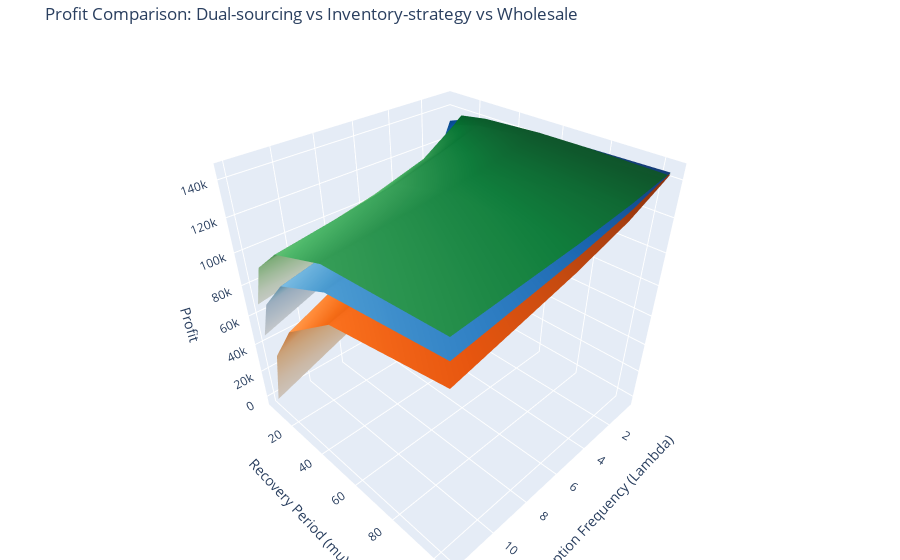

Notebook cell for this chart:
### Code cell
import pandas as pd
import plotly.graph_objects as go

# 1. 설정할 disruption frequencies와 recovery periods
recovery_periods = [6.5, 13, 26, 52, 104]
disruption_frequencies = [0.5, 1, 3, 6, 12]

# 2. 데이터를 저장할 리스트 생성
dual_profit_data = []
inventory_profit_data = []
wholesale_profit_data = []

# 3. Dual-sourcing 데이터 수집
for recovery in recovery_periods:
    row = []
    for disruption in disruption_frequencies:
        file_name = f"Data_Dual-sourcing_{disruption}_{recovery}_0.1.csv"
        try:
            df = pd.read_csv(file_name)
            profit = df['profit'].iloc[-1]  # 마지막 tick의 profit 사용
            profit = profit / 200
            row.append(profit)
        except FileNotFoundError:
            row.append(None)
    dual_profit_data.append(row)

# 4. Inventory-strategy 데이터 수집
for recovery in recovery_periods:
    row = []
    for disruption in disruption_frequencies:
        file_name = f"Data_inventory-strategy_{disruption}_{recovery}_0.1.csv"
        try:
            df = pd.read_csv(file_name)
            profit = df['profit'].iloc[-1]  # 마지막 tick의 profit 사용
            profit = profit / 200 
            row.append(profit)
        except FileNotFoundError:
            row.append(None)
    inventory_profit_data.append(row)

# 5. Wholesale 데이터 수집
for recovery in recovery_periods:
    row = []
    for disruption in disruption_frequencies:
        file_name = f"Data_Wholesale_{disruption}_{recovery}_0.1.csv"
        try:
            df = pd.read_csv(file_name)
            profit = df['profit'].iloc[-1]  # 마지막 tick의 profit 사용
            profit = profit / 200
            row.append(profit)
        except FileNotFoundError:
            row.append(None)
    wholesale_profit_data.append(row)


# 6. Surface Plot 생성
fig = go.Figure()

# Dual-sourcing Profit Surface
fig.add_trace(go.Surface(
    z=dual_profit_data,
    x=disruption_frequencies,
    y=recovery_periods,
    colorscale='Blues',
    name='Dual-sourcing Profit',
    showscale=False
))

# Inventory-strategy Profit Surface
fig.add_trace(go.Surface(
    z=inventory_profit_data,
    x=disruption_frequencies,
    y=recovery_periods,
    colorscale='Greens',
    name='Inventory-strategy Profit',
    showscale=False
))

# Wholesale Profit Surface
fig.add_trace(go.Surface(
    z=wholesale_profit_data,
    x=disruption_frequencies,
    y=recovery_periods,
    colorscale='Oranges',
    name='Wholesale Profit',
    showscale=False
))

# 7. 그래프 레이아웃 설정
fig.update_layout(
    title="Profit Comparison: Dual-sourcing vs Inventory-strategy vs Wholesale",
    scene=dict(
        xaxis_title='Disruption Frequency (Lambda)',
        yaxis_title='Recovery Period (mu)',
        zaxis_title='Profit'
    ),
    margin=dict(l=0, r=0, b=0, t=40)
)

# 8. 그래프 표시
fig.show()

# 9. HTML로 저장
fig.write_html("profit_surface_plot_comparison.html")

### Figure 1 — Plotly figure (JSON) as saved in the notebook; plotly's stock layout.template omitted (floating-point values rounded to 4 significant figures)
{"data": [{"colorscale": [[0, "rgb(247,251,255)"], [0.125, "rgb(222,235,247)"], [0.25, "rgb(198,219,239)"], [0.375, "rgb(158,202,225)"], [0.5, "rgb(107,174,214)"], [0.625, "rgb(66,146,198)"], [0.75, "rgb(33,113,181)"], [0.875, "rgb(8,81,156)"], [1, "rgb(8,48,107)"]], "name": "Dual-sourcing Profit", "showscale": false, "type": "surface", "x": [0.5, 1, 3, 6, 12], "y": [6.5, 13, 26, 52, 104], "z": [[132200.0, 120200.0, 89190.0, 72550.0, 46370.0], [135200.0, 129600.0, 111000.0, 90170.0, 72490.0], [140500.0, 135700.0, 123200.0, 110400.0, 93440.0], [142200.0, 139700.0, 131608, 122900.0, 108700.0], [143700.0, 141800.0, 135000.0, 127800.0, 116800.0]]}, {"colorscale": [[0, "rgb(247,252,245)"], [0.125, "rgb(229,245,224)"], [0.25, "rgb(199,233,192)"], [0.375, "rgb(161,217,155)"], [0.5, "rgb(116,196,118)"], [0.625, "rgb(65,171,93)"], [0.75, "rgb(35,139,69)"], [0.875, "rgb(0,109,44)"], [1, "rgb(0,68,27)"]], "name": "Inventory-strategy Profit", "showscale": false, "type": "surface", "x": [0.5, 1, 3, 6, 12], "y": [6.5, 13, 26, 52, 104], "z": [[127300.0, 118100.0, 99670.0, 80710.0, 67780.0], [137900.0, 133700.0, 119600.0, 109800.0, 95380.0], [140600.0, 138100.0, 131600.0, 122500.0, 111400.0], [142500.0, 141400.0, 136800.0, 130700.0, 123400.0], [143200.0, 142700.0, 138700.0, 134500.0, 127900.0]]}, {"colorscale": [[0, "rgb(255,245,235)"], [0.125, "rgb(254,230,206)"], [0.25, "rgb(253,208,162)"], [0.375, "rgb(253,174,107)"], [0.5, "rgb(253,141,60)"], [0.625, "rgb(241,105,19)"], [0.75, "rgb(217,72,1)"], [0.875, "rgb(166,54,3)"], [1, "rgb(127,39,4)"]], "name": "Wholesale Profit", "showscale": false, "type": "surface", "x": [0.5, 1, 3, 6, 12], "y": [6.5, 13, 26, 52, 104], "z": [[127500.0, 108539, 71028, 26248, -2281], [135521, 127400.0, 98330.0, 69660.0, 37322], [139800.0, 134100.0, 115500.0, 98050.0, 64930.0], [142254, 137804, 127000.0, 111600.0, 90977], [142599, 140000.0, 130000.0, 119700.0, 103200.0]]}], "layout": {"margin": {"b": 0, "l": 0, "r": 0, "t": 40}, "scene": {"xaxis": {"title": {"text": "Disruption Frequency (Lambda)"}}, "yaxis": {"title": {"text": "Recovery Period (mu)"}}, "zaxis": {"title": {"text": "Profit"}}}, "title": {"text": "Profit Comparison: Dual-sourcing vs Inventory-strategy vs Wholesale"}}}
